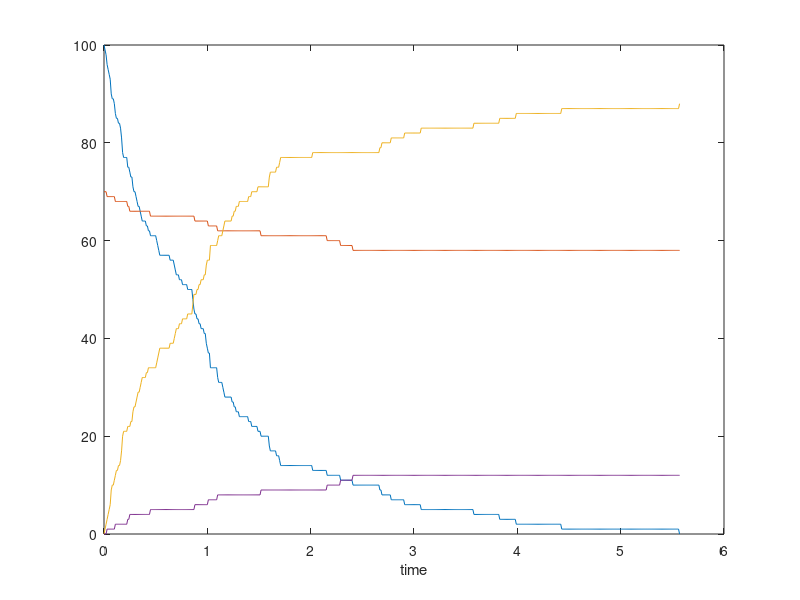

Here is the MATLAB script that generated this plot: (Note: this script raises an error after producing the figure.)
%  A     --> C              Rate constant k1  (1st order)
%  A + B --> D              Rate constant k2  (2nd order)
% Simulating concurrent 1st and 2nd order kinetics using my agent-based
% algorithm. Assume volume is --- microliters.

% Author: Alex Plakantonakis,   Copyright (c) 2019.           License: GNU GPLv3

clear; clc;  tic
rng(0);

Avonum = 6.02e+23;      % Avogadro's number
V = 10^-21;          % in Liters

k2m = 1;      % Bimolecular **molar** kinetic constant [units: 1 /(M sec)];
% k1: 1st order rate constant [units: 1/sec]
% k2: bimolecular **microscopic** kinetic constant [units: 1/sec]
global k1 k2;
k1 = 0.8;
k2 = k2m /(Avonum*V);

% Initial number of reactant molecules; Assume B is limiting for 2nd order rx.
Ao = 100;      Bo = 70;       
% Arrays for tracking reactant agent status
A = ones(1,Ao);                 B = ones(1,Bo);          
% Initialize time-dependent sum of molecule numbers
At(1) = sum(A);        Bt(1) = sum(B);          
Ct(1) = 0;             Dt(1) = 0;

time(1) = 0;
t = 2;
dt = 0.01;                                      % Fixed time step increment

while Bt(t-1) > 0 && At(t-1) > 0
%     dt = 10 / At(t-1);                        % Variable time step incr. 1
%     dt = 1/(k1*At(t-1) + k2*At(t-1)*Bt(t-1)); % Variable time step incr. 2
%     dt = exprnd(1/(k1*At(t-1) + k2*At(t-1)*Bt(t-1)));   % Exponentially-distributed time step increment
    P1 = k1 * dt;             % Prob of 1st order rx A --> C
%     P1(t-1) = 1 - exp(-k1 * dt);    % Prob of 1st order rx A --> C
    P2(t-1) = k2 * Bt(t-1) * dt;   % Prob of 2nd order rx A + B --> D
%     Ptot(t-1) = P1(t-1) + P2(t-1);
    deltaC = 0;             deltaD = 0;  
    for i = 1:size(A,2)
        if A(i) == 1      
            r = rand;
            if r < P1          % 1st order rx
                A(i) = 0;           deltaC = deltaC + 1;
            elseif r >= P1 && r < P1+P2(t-1)  % 2nd order rx
                A(i) = 0;           
                temp = find(B==1);      x = ceil(rand*size(temp,2));
                B(temp(x)) = 0;
                deltaD = deltaD + 1;
            end 
        end
    end 
    At(t) = sum(A);                 Bt(t) = sum(B);
    Ct(t) = Ct(t-1) + deltaC;       Dt(t) = Dt(t-1) + deltaD;
    time(t) = time(t-1) + dt;
    t = t + 1;
end

%% Plot trajectories
figure('Name','Mixed Rx Time Course','NumberTitle','off'); 
plot(time,At,time,Bt,time,Ct,time,Dt);            hold on;
xlabel('time');       

% Solve ODE for mixed order kinetics - Plot Time Courses
tmax=time(t-1);
[ty,y_sol] = ode45(@o12_mixed_dif,[0:tmax/100:tmax],[At(1);Bt(1);Ct(1);Dt(1)]);
scatter(ty,y_sol(:,1),'.b');         
scatter(ty,y_sol(:,2),'.g');
scatter(ty,y_sol(:,3),'.r');
scatter(ty,y_sol(:,4),'.c');

legend('A','B','C','D','DE A','DE B','DE C','DE D','Location','Best');

%%
clear temp x deltaC deltaD r i;
toc

% Result: 
% - Works for fixed, variable, and exponentially-distributed time step
% increments. (latter has the smallest computing time).
% - Note that calculated probabilities work best for small dt. For variable
% time step increments some dt's will be large (towards the end of the
% simulation). It may be best to use fixed time step increments while
% calculating such probabilities, despite its computational cost.